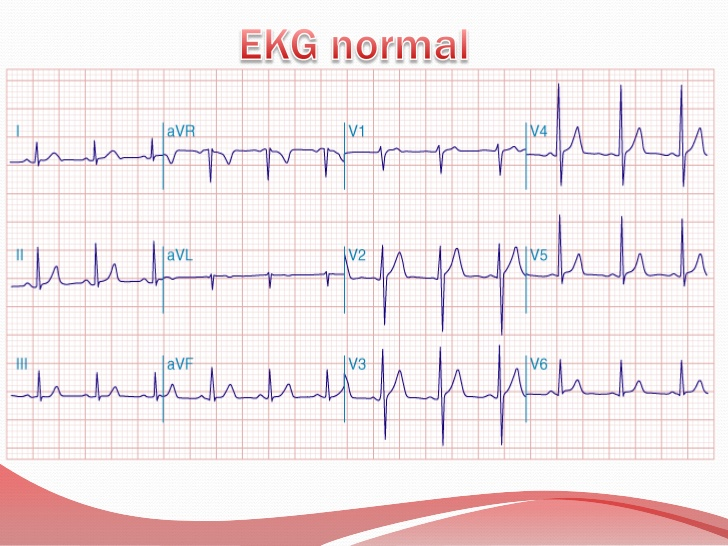
#> input picture recursos/demos/electro/imagenes/separa/e1.jpg, 728 x 546 px
$ jupyter execute '6. Algoritmo Canny.ipynb'   (shell and % lines are left out)
#> lines starting #> are read from the running program, lines starting #| are printed output that depends on the picture; after the words box and inside, x2 and y2 are one past the last pixel; in counts of white or black regions, pixels touching at a corner belong together
# Algoritmo de detección de bordes Canny
En este experimento, vamos a usar un algoritmo que incluye la libreía OpenCV para la detección de bordes. Este algoritmo, lo que hace es pasar a la imagen una serie de filtros para intentar identificar mejor los bordes.

Ahora se aplica a nuestras imágenes.

[cell 1]
import numpy as np
import matplotlib.pyplot as plt
import cv2


# Lee la imagen
impath ='imagenes/separa/e1.jpg'
# Cargamos la imagen en librería OpenCV
imagecv = cv2.imread(impath)
#> imagecv is the input picture: shape (546, 728, 3); mean B, G, R 233.1, 231.4, 242.4
# Mostramos por pantalla las características de la imagen
print( 'La imagen es, ', type(imagecv), 'de dimensiones ', imagecv.shape )
#| La imagen es,  <class 'numpy.ndarray'> de dimensiones  (546, 728, 3)

imcopy = np.copy(imagecv)
imcopy = cv2.cvtColor(imcopy, cv2.COLOR_BGR2RGB)
imgris = cv2.cvtColor(imcopy, cv2.COLOR_RGB2GRAY)
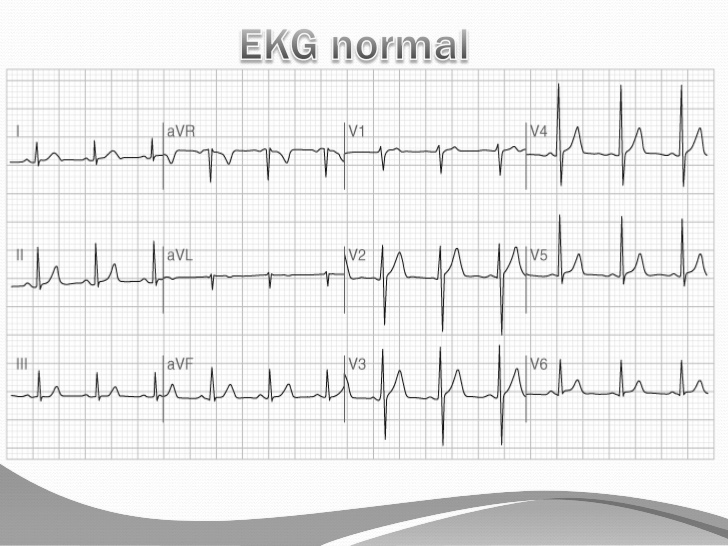
#> imgris: shape (546, 728); min 16, max 255, mean 234.9
plt.imshow(imcopy)

### Aplicamos el algoritmo

[cell 2]
uno_a_tres = cv2.Canny(imgris, 10, 100)
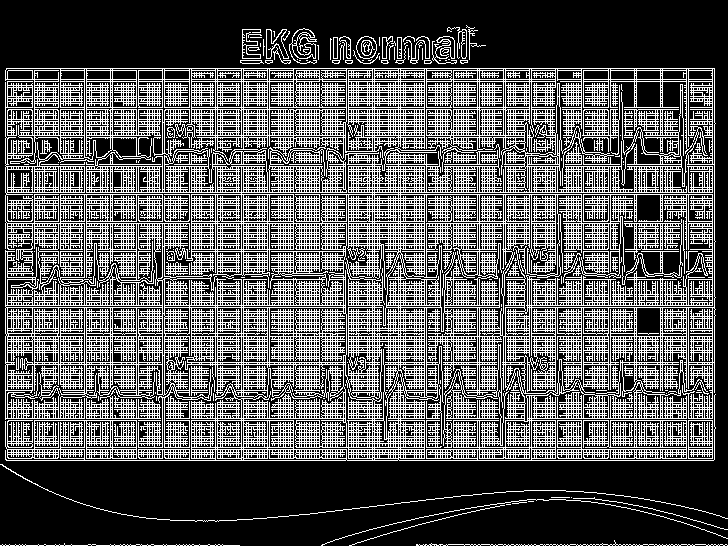
#> uno_a_tres: shape (546, 728); 34.8% white in thin lines or dots
uno_a_dos = cv2.Canny(imgris, 350, 500)
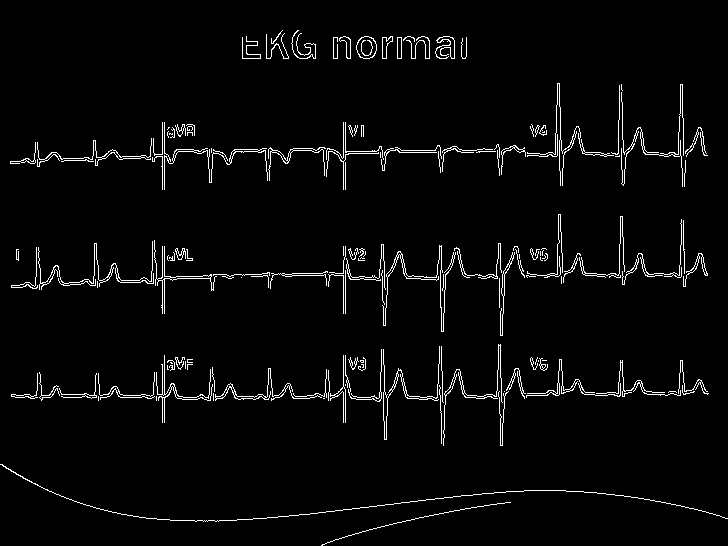
#> uno_a_dos: shape (546, 728); 3.2% white in thin lines or dots


# Display the images
f, (ax1, ax2) = plt.subplots(1, 2, figsize=(20,10))

ax1.set_title('Algoritmo con mayor diferéncia de valores')
ax1.imshow(uno_a_tres, cmap='gray')

ax2.set_title('Algoritmo con menor diferencia entre valores')
ax2.imshow(uno_a_dos, cmap='gray')
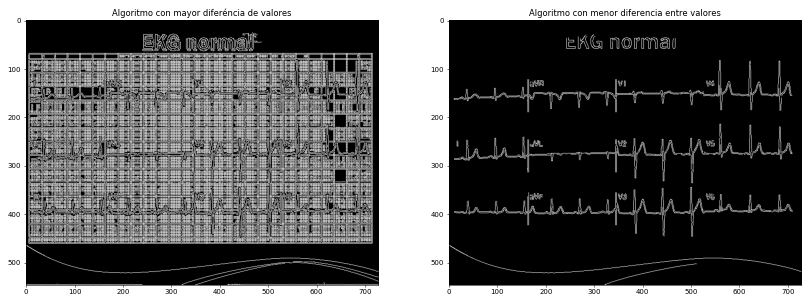
#> figure drawn by matplotlib, 2 panels

$ run again, with recursos/demos/electro/imagenes/separa/e10.jpg copied over recursos/demos/electro/imagenes/separa/e1.jpg
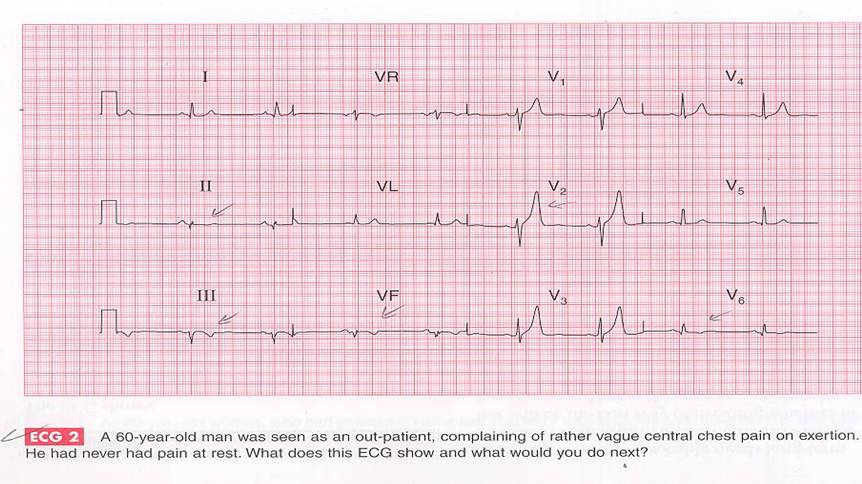
#> input picture recursos/demos/electro/imagenes/separa/e10.jpg, 862 x 484 px
#> imagecv is the input picture: shape (484, 862, 3); mean B, G, R 220.8, 213.3, 238.4
#| La imagen es,  <class 'numpy.ndarray'> de dimensiones  (484, 862, 3)
#> `uno_a_tres = cv2.Canny(imgris, 10, 100)`:
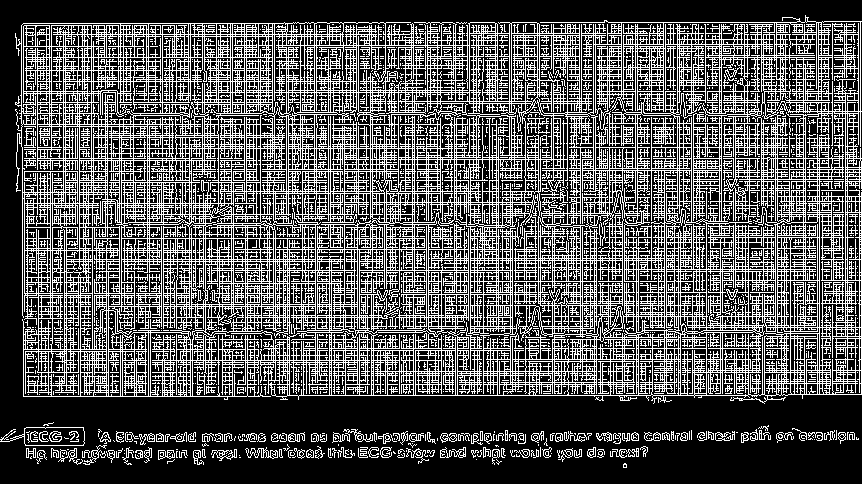
#> uno_a_tres: shape (484, 862); 34% white in thin lines or dots
#> uno_a_dos: shape (484, 862); 2.8% white in thin lines or dots, all inside (x1, y1, x2, y2) = (0, 70, 859, 468)
#> `[cell 2] uno_a_tres = cv2.Canny(imgris, 10, 100) uno_a_dos = cv2.Canny..`:
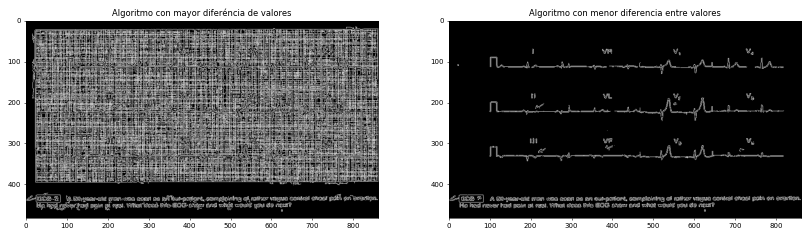
#> figure drawn by matplotlib, 2 panels

$ run again, with recursos/demos/electro/imagenes/separa/e12.jpg copied over recursos/demos/electro/imagenes/separa/e1.jpg
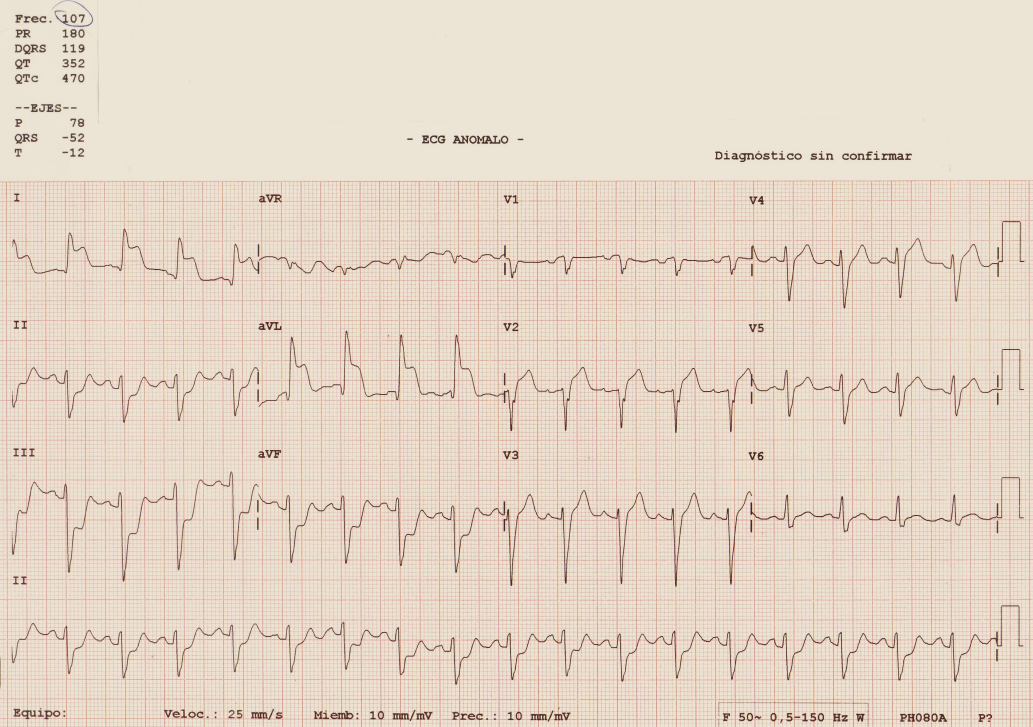
#> input picture recursos/demos/electro/imagenes/separa/e12.jpg, 3098 x 2180 px (shown at 1/3 size)
#> imagecv is the input picture: shape (2180, 3098, 3); mean B, G, R 199.6, 215.2, 230
#| La imagen es,  <class 'numpy.ndarray'> de dimensiones  (2180, 3098, 3)
#> `uno_a_tres = cv2.Canny(imgris, 10, 100)`:
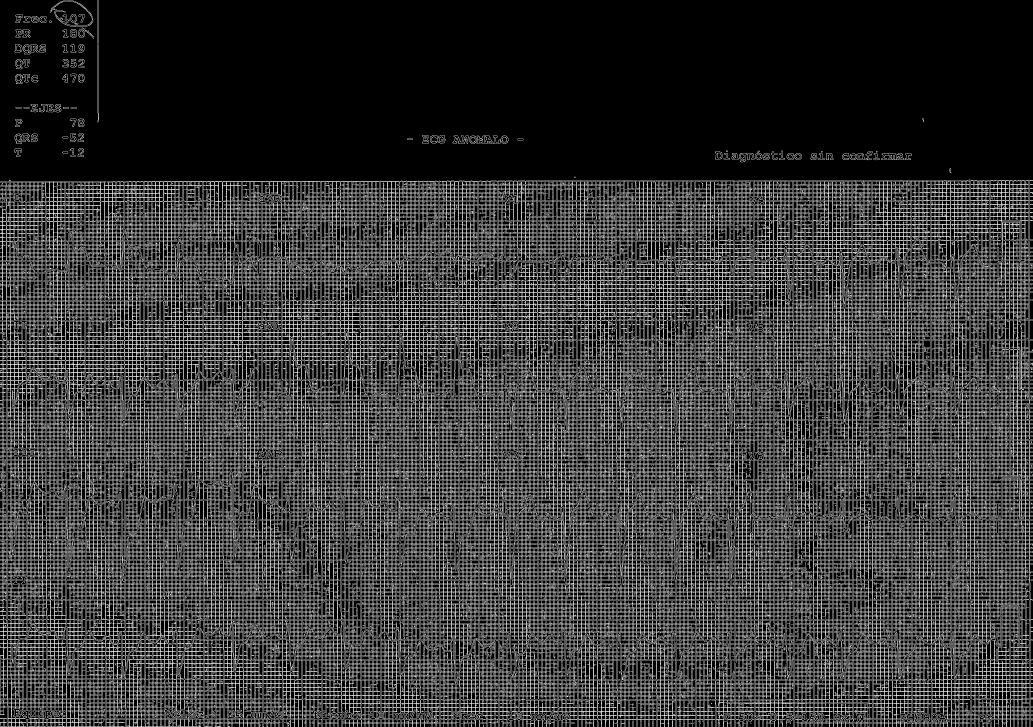
#> uno_a_tres: shape (2180, 3098) (shown at 1/3 size); 22.3% white in thin lines or dots
#> uno_a_dos: shape (2180, 3098); 1.4% white in thin lines or dots
#> `[cell 2] uno_a_tres = cv2.Canny(imgris, 10, 100) uno_a_dos = cv2.Canny..`:
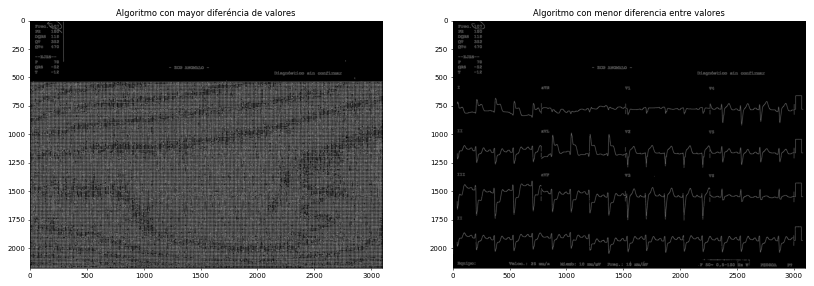
#> figure drawn by matplotlib, 2 panels

$ run again, with recursos/demos/electro/imagenes/separa/e13.jpg copied over recursos/demos/electro/imagenes/separa/e1.jpg
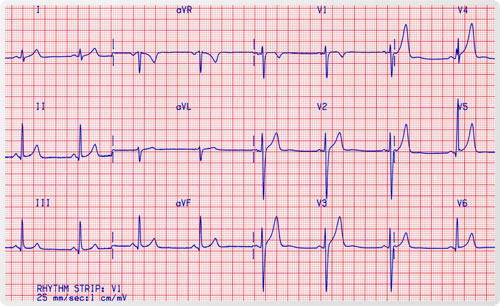
#> input picture recursos/demos/electro/imagenes/separa/e13.jpg, 500 x 306 px
#> imagecv is the input picture: shape (306, 500, 3); mean B, G, R 208.6, 201.4, 235.4
#| La imagen es,  <class 'numpy.ndarray'> de dimensiones  (306, 500, 3)
#> `uno_a_tres = cv2.Canny(imgris, 10, 100)`:
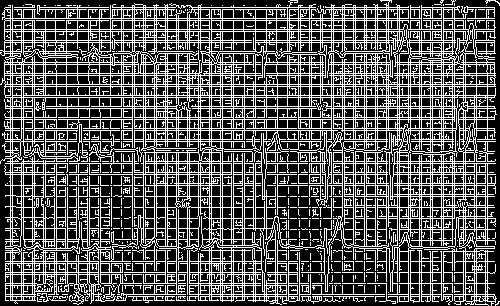
#> uno_a_tres: shape (306, 500); 33.9% white in thin lines or dots
#> uno_a_dos: shape (306, 500); 4.3% white in thin lines or dots
#> `[cell 2] uno_a_tres = cv2.Canny(imgris, 10, 100) uno_a_dos = cv2.Canny..`:
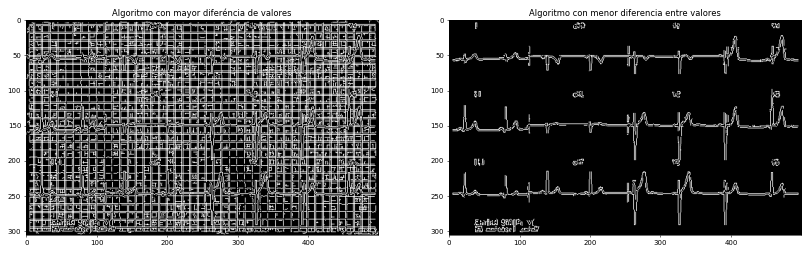
#> figure drawn by matplotlib, 2 panels
